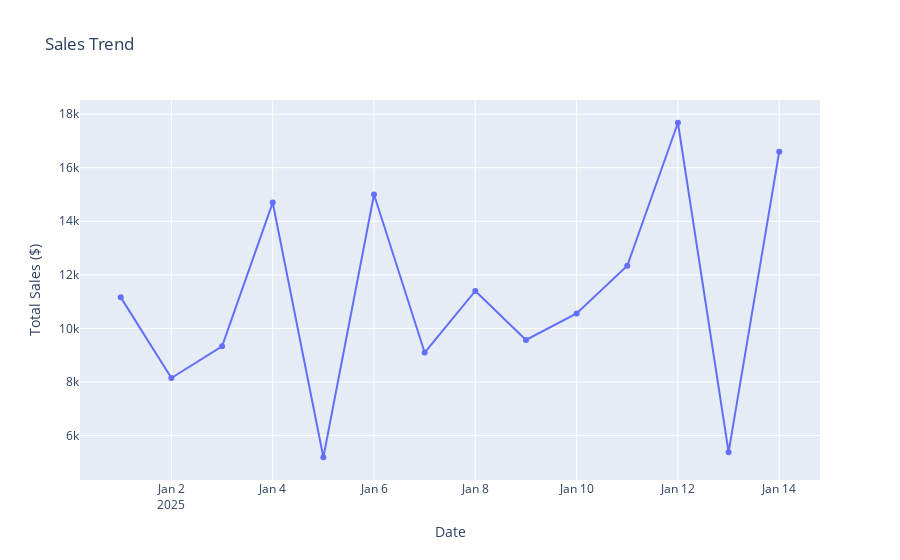

The cell this chart's notebook holds for it:
### Code cell
fig = px.line(
    daily_sales,
    x='Date',
    y='Total_Sales',
    title='Sales Trend',
    labels={'Total_Sales': 'Total Sales ($)', 'Date': 'Date'}, 
    markers=True ## add markers to the line
)

fig.show()

### Figure 1 — Plotly figure (JSON) as saved in the notebook; plotly's stock layout.template omitted (floating-point values rounded to 4 significant figures)
{"data": [{"hovertemplate": "Date=%{x}<br>Total Sales ($)=%{y}<extra></extra>", "legendgroup": "", "line": {"color": "#636efa", "dash": "solid"}, "marker": {"symbol": "circle"}, "mode": "lines+markers", "name": "", "orientation": "v", "showlegend": false, "type": "scatter", "x": ["2025-01-01", "2025-01-02", "2025-01-03", "2025-01-04", "2025-01-05", "2025-01-06", "2025-01-07", "2025-01-08", "2025-01-09", "2025-01-10", "2025-01-11", "2025-01-12", "2025-01-13", "2025-01-14"], "xaxis": "x", "y": [11160.0, 8150.0, 9329.0, 14700.0, 5189.0, 15000.0, 9100.0, 11400.0, 9569.0, 10560.0, 12340.0, 17680.0, 5379.0, 16600.0], "yaxis": "y"}], "layout": {"legend": {"tracegroupgap": 0}, "title": {"text": "Sales Trend"}, "xaxis": {"anchor": "y", "domain": [0, 1], "title": {"text": "Date"}}, "yaxis": {"anchor": "x", "domain": [0, 1], "title": {"text": "Total Sales ($)"}}}}
